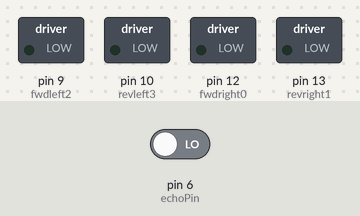
Simulated run of this sketch. Board: Arduino Uno, built with avr-gcc and run on an emulated ATmega328P. On the bench: switched loads named in the sketch (green lamp = pin HIGH). Inputs (shaded band) come from the test bench; at power-on: pin 6 (echoPin) LOW. Random numbers use the default seed unless the sketch sets one; pins used as bus, display or sensor lines are not drawn.

Above: at 1.5 s.
At 2.5 s:
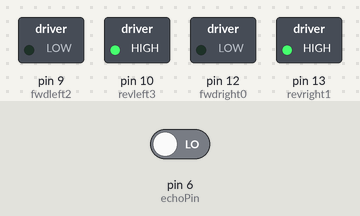
At 3.6 s:
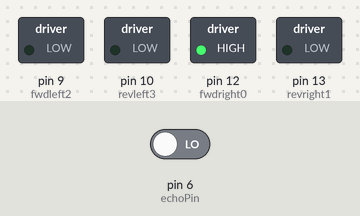
Timing chart, 0 to 6.8 s (numbered marks = the images above):
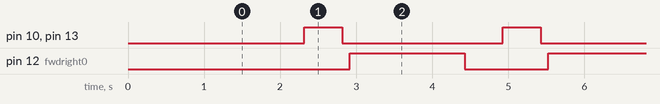

Measured:
- by itself, pin 10 (revleft3), pin 13 (revright1): alternates HIGH for 0.50 s and LOW for 2.1 s
- by itself, pin 12 (fwdright0): alternates HIGH for 1.5 s and LOW for 1.1 s
- by itself, everything shown: repeats every 2.6 s, in 4 steps

The sketch:

obstacle_avoider_using_ultrasonic_sensor.ino
```cpp
const int trigPin = 7;      // trig pin of HC-SR04
const int echoPin = 6;     // Echo pin of HC-SR04
const int revleft3 = 10;       //REVerse motion of Left motor
const int fwdleft2 = 9;       //ForWarD motion of Left motor
const int revright1 = 13;      //REVerse motion of Right motor
const int fwdright0 = 12;      //ForWarD motion of Right motor
long duration, distance;
void setup() {

  delay(random(500,2000));   // delay for random time
  Serial.begin(9600);
  pinMode(revleft3, OUTPUT);      // set Motor pins as output
  pinMode(fwdleft2, OUTPUT);
  pinMode(revright1, OUTPUT);
  pinMode(fwdright0, OUTPUT);

  pinMode(trigPin, OUTPUT);         // set trig pin as output
  pinMode(echoPin, INPUT);          //set echo pin as input to capture reflected waves
}
void loop() {
  digitalWrite(trigPin, LOW);
  delayMicroseconds(2);
  digitalWrite(trigPin, HIGH);     // send waves for 10 us
  delayMicroseconds(10);
  duration = pulseIn(echoPin, HIGH); // receive reflected waves
  distance = duration / 58;   // convert to distance
  delay(10);
    // If you dont get proper movements of your robot then alter the pin numbers
  if (distance > 19)
  {
    digitalWrite(fwdright0, HIGH);                    // move forward
    digitalWrite(revright1, LOW);
    digitalWrite(fwdleft2, HIGH);
    digitalWrite(revleft3, LOW);
  }
  else
  {
    digitalWrite(fwdright0, LOW);  //Stop
    digitalWrite(revright1, LOW);
    digitalWrite(fwdleft2, LOW);
    digitalWrite(revleft3, LOW);
    delay(500);
    digitalWrite(fwdright0, LOW);      //movebackword
    digitalWrite(revright1, HIGH);
    digitalWrite(fwdleft2, LOW);
    digitalWrite(revleft3, HIGH);
    delay(500);
    digitalWrite(fwdright0, LOW);  //Stop
    digitalWrite(revright1, LOW);
    digitalWrite(fwdleft2, LOW);
    digitalWrite(revleft3, LOW);
    delay(100);
    digitalWrite(fwdright0, HIGH);
    digitalWrite(revright1, LOW);
    digitalWrite(fwdleft2, LOW);
    digitalWrite(revleft3, LOW);
    delay(500);
  }
}
```
